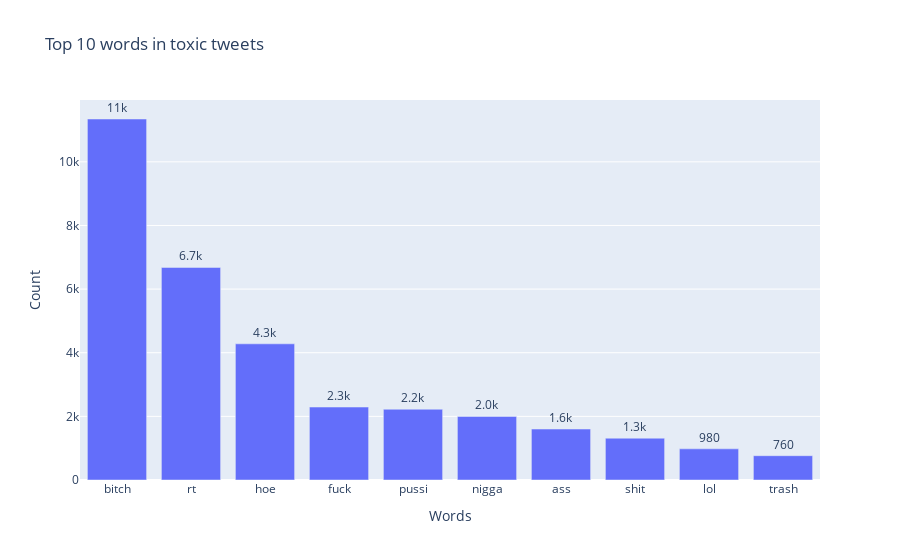

This figure's notebook cell:
### Code cell
data=pd.DataFrame(word).value_counts()[:10]
fig = go.Figure([go.Bar(x=data.index.get_level_values(0), y=data.values, text=data.values)])
fig.update_traces(texttemplate='%{text:.2s}', textposition='outside')
fig.update_layout(uniformtext_minsize=8, uniformtext_mode='hide', title='Top 10 words in toxic tweets',
                 xaxis_title='Words', yaxis_title='Count')
fig.show()

### Figure 1 — Plotly figure (JSON) as saved in the notebook; plotly's stock layout.template omitted (floating-point values rounded to 4 significant figures)
{"data": [{"text": [11346, 6681, 4280, 2293, 2224, 1999, 1601, 1314, 979, 764], "textposition": "outside", "texttemplate": "%{text:.2s}", "type": "bar", "x": ["bitch", "rt", "hoe", "fuck", "pussi", "nigga", "ass", "shit", "lol", "trash"], "y": [11346, 6681, 4280, 2293, 2224, 1999, 1601, 1314, 979, 764]}], "layout": {"title": {"text": "Top 10 words in toxic tweets"}, "uniformtext": {"minsize": 8, "mode": "hide"}, "xaxis": {"title": {"text": "Words"}}, "yaxis": {"title": {"text": "Count"}}}}
